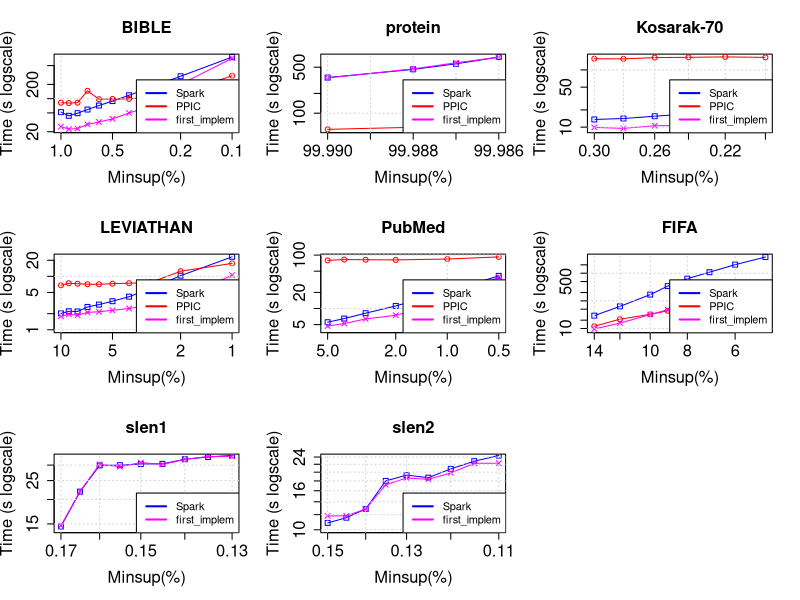

Recreate this plot in R.
tiff("first_implementation.png", width=9, height=9, units='in', res=120)
par(mfrow=c(3,3), cex.lab=1.5, cex.axis=1.5, cex.main=1.5, cex.sub=1.5)

#BIBLE
#DATA
x <- c(0.01, 0.009, 0.008, 0.007, 0.006, 0.005, 0.004, 0.003, 0.002, 0.001)*100

zero <- c(51911, 43421, 49318, 58845, 71485, 89040, 117958, 172756, 297617, 758238)/1000
one <- c(82008, 80724, 82265, 146457, 97293, 98552, 98697, 109212, 132805, 304888)/1000
two <- c(25548, 22705, 23321, 28601, 32117, 37491, 49792, 69266, 201088, 713458)/1000

#PLOT
plot(x, zero, log = "xy", type="o", pch=0, xlab="Minsup(%)",ylab="Time (s logscale)", col="blue", xlim = rev(range(x)), ylim=c(22, 758))
lines(x, one, col="red", type="o", pch=1)
lines(x, two, col="magenta", type="o", pch=4)
title(main="BIBLE", cex.lab=1.5, cex.axis=1.5, cex.main=1.5, cex.sub=1.5)
grid()
legend("bottomright", legend=c("Spark", "PPIC", "first_implem"), lty=c(1,1),lwd=c(2,2), col=c("blue", "red", "magenta"), cex = 1)

#protein
#DATA
x <- c(0.9999, 0.99988, 0.99987, 0.99986)*100

zero <- c(348641, 463671, 562825, 714033)/1000
one <- c(56843, 61087, 64981, 71408)/1000
two <- c(343765, 471862, 584204, 709748)/1000

#PLOT
plot(x, zero, log = "xy", type="o", pch=0, xlab="Minsup(%)",ylab="Time (s logscale)", col="blue", xlim = rev(range(x)), ylim=c(56, 714))
lines(x, one, col="red", type="o", pch=1)
lines(x, two, col="magenta", type="o", pch=4)
title(main="protein", cex.lab=1.5, cex.axis=1.5, cex.main=1.5, cex.sub=1.5)
grid()
legend("bottomright", legend=c("Spark", "PPIC", "first_implem"), lty=c(1,1),lwd=c(2,2), col=c("blue", "red", "magenta"), cex = 1)

#Kosarak-70
#DATA
x <- c(0.003, 0.0028, 0.0026, 0.0024, 0.0022, 0.002)*100

zero <- c(13626, 14164, 15519, 17114, 18521, 21968)/1000
one <- c(156837, 156004, 164265, 165995, 168944, 165628)/1000
two <- c(9908, 9518, 10577, 10739, 11089, 12398)/1000

#PLOT
plot(x, zero, log = "xy", type="o", pch=0, xlab="Minsup(%)",ylab="Time (s logscale)", col="blue", xlim = rev(range(x)), ylim=c(9, 168))
lines(x, one, col="red", type="o", pch=1)
lines(x, two, col="magenta", type="o", pch=4)
title(main="Kosarak-70", cex.lab=1.5, cex.axis=1.5, cex.main=1.5, cex.sub=1.5)
grid()
legend("bottomright", legend=c("Spark", "PPIC", "first_implem"), lty=c(1,1),lwd=c(2,2), col=c("blue", "red", "magenta"), cex = 1)

#LEVIATHAN
#DATA
x <- c(0.1, 0.09, 0.08, 0.07, 0.06, 0.05, 0.04, 0.03, 0.02, 0.01)*100

zero <- c(2023, 2218, 2202, 2674, 2962, 3426, 4167, 5904, 10298, 23218)/1000
one <- c(6807, 7433, 7279, 7120, 7100, 7302, 7434, 7659, 12498, 17520)/1000
two <- c(1791, 1948, 1872, 2117, 2175, 2315, 2504, 2923, 3892, 10533)/1000

#PLOT
plot(x, zero, log = "xy", type="o", pch=0, xlab="Minsup(%)",ylab="Time (s logscale)", col="blue", xlim = rev(range(x)), ylim=c(1, 23))
lines(x, one, col="red", type="o", pch=1)
lines(x, two, col="magenta", type="o", pch=4)
title(main="LEVIATHAN", cex.lab=1.5, cex.axis=1.5, cex.main=1.5, cex.sub=1.5)
grid()
legend("bottomright", legend=c("Spark", "PPIC", "first_implem"), lty=c(1,1),lwd=c(2,2), col=c("blue", "red", "magenta"), cex = 1)

#PubMed
#DATA
x <- c(0.05, 0.04, 0.03, 0.02, 0.01, 0.005)*100

zero <- c(5539, 6494, 8176, 11189, 20628, 40861)/1000
one <- c(79557, 82467, 81906, 81297, 84380, 92545)/1000
two <- c(4693, 5235, 6386, 7478, 13264, 39082)/1000

#PLOT
plot(x, zero, log = "xy", type="o", pch=0, xlab="Minsup(%)",ylab="Time (s logscale)", col="blue", xlim = rev(range(x)), ylim=c(4, 92))
lines(x, one, col="red", type="o", pch=1)
lines(x, two, col="magenta", type="o", pch=4)
title(main="PubMed", cex.lab=1.5, cex.axis=1.5, cex.main=1.5, cex.sub=1.5)
grid()
legend("bottomright", legend=c("Spark", "PPIC", "first_implem"), lty=c(1,1),lwd=c(2,2), col=c("blue", "red", "magenta"), cex = 1)

#FIFA
#DATA
x <- c(0.14, 0.12, 0.1, 0.09, 0.08, 0.07, 0.06, 0.05)*100

zero <- c(29243, 63196, 168480, 341458, 635816, 1087250, 2042733, 3842188)/1000
one <- c(12083, 21760, 32576, 43764, 55899, 89758, 138721, 218348)/1000
two <- c(9674, 15775, 31988, 47596, 73041, 88842, 155817, 283817)/1000

#PLOT
plot(x, zero, log = "xy", type="o", pch=0, xlab="Minsup(%)",ylab="Time (s logscale)", col="blue", xlim = rev(range(x)), ylim=c(9, 3842))
lines(x, one, col="red", type="o", pch=1)
lines(x, two, col="magenta", type="o", pch=4)
title(main="FIFA", cex.lab=1.5, cex.axis=1.5, cex.main=1.5, cex.sub=1.5)
grid()
legend("bottomright", legend=c("Spark", "PPIC", "first_implem"), lty=c(1,1),lwd=c(2,2), col=c("blue", "red", "magenta"), cex = 1)

#slen1
#DATA
x <- c(0.0017, 0.00165, 0.0016, 0.00155, 0.0015, 0.00145, 0.0014, 0.00135, 0.0013)*100

zero <- c(14556, 21944, 29900, 29980, 30380, 30445, 32157, 33005, 33640)/1000
two <- c(14705, 22015, 30273, 29469, 30904, 30230, 32101, 33232, 33243)/1000

#PLOT
plot(x, zero, log = "xy", type="o", pch=0, xlab="Minsup(%)",ylab="Time (s logscale)", col="blue", xlim = rev(range(x)), ylim=c(14, 33))
lines(x, two, col="magenta", type="o", pch=4)
title(main="slen1", cex.lab=1.5, cex.axis=1.5, cex.main=1.5, cex.sub=1.5)
grid()
legend("bottomright", legend=c("Spark", "first_implem"), lty=c(1,1),lwd=c(2,2), col=c("blue", "magenta"), cex = 1)

#slen2
#DATA
x <- c(0.0015, 0.00145, 0.0014, 0.00135, 0.0013, 0.00125, 0.0012, 0.00115, 0.0011)*100

zero <- c(10860, 11565, 12856, 18006, 19309, 18718, 20803, 22834, 24442)/1000
two <- c(11822, 11826, 12839, 17210, 18635, 18359, 19826, 22251, 22276)/1000

#PLOT
plot(x, zero, log = "xy", type="o", pch=0, xlab="Minsup(%)",ylab="Time (s logscale)", col="blue", xlim = rev(range(x)), ylim=c(10, 24))
lines(x, two, col="magenta", type="o", pch=4)
title(main="slen2", cex.lab=1.5, cex.axis=1.5, cex.main=1.5, cex.sub=1.5)
grid()
legend("bottomright", legend=c("Spark", "first_implem"), lty=c(1,1),lwd=c(2,2), col=c("blue", "magenta"), cex = 1)

dev.off()
